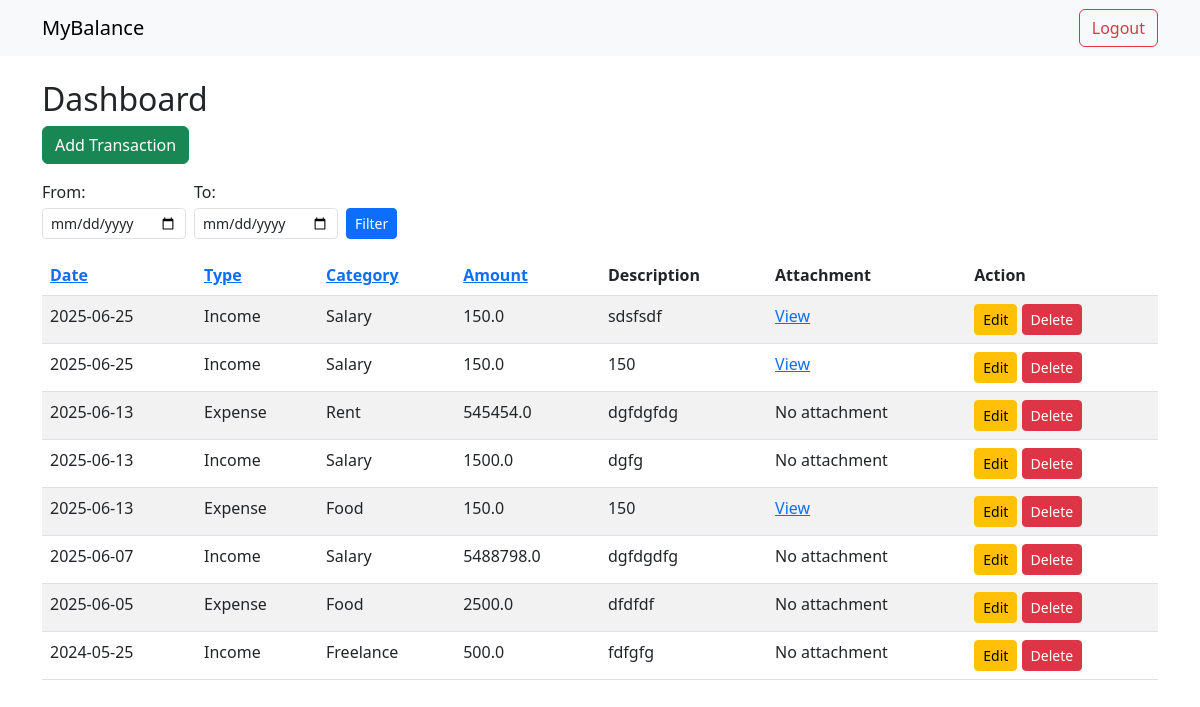
The app's page /dashboard (signed in) with its own data.
### tables this page shows
CREATE TABLE transactions (
              id INTEGER PRIMARY KEY AUTOINCREMENT,
              user_id INTEGER,
              date TEXT,
              type TEXT,
              category TEXT,
              amount REAL,
              description TEXT, attachment TEXT,
              FOREIGN KEY(user_id) REFERENCES users(id)
              );

### app.py (the view)
@app.route('/dashboard')
def dashboard():
        if 'user_id' not in session:
            return redirect(url_for('login'))
        sort_by=request.args.get('sort_by','date')
        order=request.args.get('order','desc')
        if sort_by not in ['date','type','amount', 'category']:
             sort_by='date'
        if order not in ['asc', 'desc']:
             order='desc'
        date_from=request.args.get('from')
        date_to=request.args.get('to')
        query='''
            SELECT id, date, type, category, amount, description, attachment
            FROM transactions
            WHERE user_id=?
        '''
        params=[session['user_id']]
        if date_from:
             query+=" AND date>=?"
             params.append(date_from)
        if date_to:
             query+=" AND date<=?"
             params.append(date_to)
        query+= f"ORDER BY {sort_by} {order}"
        conn=get_db_conn()
        c=conn.cursor()
        c.execute(query, tuple(params))
        transactions=c.fetchall()
        conn.close()
        return render_template('dashboard.html', transactions=transactions, sort_by=sort_by, order=order, date_from=date_from, date_to=date_to)

### app.py (called while the page is built)
def get_db_conn():
     conn=sqlite3.connect(DATABASE)
     conn.row_factory=sqlite3.Row
     return conn

### templates/dashboard.html (shortened to what this page needs)
{% extends 'base.html' %}
{% block content %}
<h2>Dashboard</h2>
<a href="{{ url_for('add') }}" class="btn btn-success mb-3">Add Transaction</a>
<form method="get" class="d-flex align-items-end gap-2 mb-3" style="flex-wrap: wrap; max-width: 600px;">
    <div class="col-auto">
        <label for="from" class="form-label mb-1">From:</label>
        <input type="date" name="from" id="from" class="form-control form-control-sm" value="{{ date_from or ''}}">
    </div>
    <div class="col-auto">
        <label for="to" class="form-label mb-1">To:</label>
        <input type="date" name="to" id="to" class="form-control form-control-sm" value="{{ date_to or ''}}">
    </div>
    <div class="col-auto">
        <button type="submit" class="btn btn-sm btn-primary">Filter</button>
    </div>
</form>
<table class="table table-striped">
    <thead>
        <tr>
            <th><a href="{{ url_for('dashboard',sort_by='date', order='asc' if sort_by!='date' or order=='desc' else 'desc' ) }}">Date</a></th>
            <th><a href="{{ url_for('dashboard', sort_by='type', order='asc' if sort_by!='type' or order=='desc' else 'desc')}}">Type</a></th>
            <th><a href="{{ url_for ('dashboard', sort_by='category', order='asc' if sort_by!='category' or order=='desc' else 'desc')}}">Category</a></th>
            <th><a href ="{{ url_for('dashboard', sort_by='amount', order='asc' if sort_by!='amount' or order=='desc' else 'desc')}}">Amount</a></th>
            <th>Description</th>
            <th>Attachment</th>
            <th>Action</th>
        </tr>
    </thead>
    <tbody>
        {% for t in transactions %}
        <tr>
            <td>{{ t['date'] }}</td>
            <td>{{ t['type'] }}</td>
            <td>{{ t['category'] }}</td>
            <td>{{ t['amount'] }}</td>
            <td>{{ t['description'] }}</td>
            <td>
                {% if  t['attachment']%}
                    <a href="{{ url_for('static', filename='uploads/'+t['attachment'])}}" target="_blank">View</a>
                {% else %}
                    No attachment
                {% endif %}
               </td>
            <td >
                <a href="{{url_for('amend', id=t['id'])}}" class="btn btn-sm btn-warning">Edit</a>
                <a href="{{ url_for('confirm_delete', id=t['id'])}}" class="btn btn-sm btn-danger">Delete</a>
            </td>
        </tr>
        {% endfor %}
    </tbody>
</table>
{% endblock %}

### templates/base.html (shortened to what this page needs)
<!doctype html>
<html lang="en">
<head>
    <link href="https://cdn.jsdelivr.net/npm/bootstrap@5.3.0/dist/css/bootstrap.min.css" rel="stylesheet">
</head>
<body>
<nav class="navbar navbar-expand-lg navbar-light bg-light mb-4">
    <div class="container">
        <a class="navbar-brand" href="{{ url_for('home') }}">MyBalance</a>
        <div>
            {% if 'user_id' in session %}
                <a class="btn btn-outline-danger" href="{{ url_for('logout') }}">Logout</a>
            {% else %}
                <a class="btn btn-outline-primary" href="{{ url_for('login') }}">Login</a>
                <a class="btn btn-outline-success" href="{{ url_for('register') }}">Register</a>
            {% endif %}
        </div>
    </div>
</nav>
<div class="container">
    {% block content %}{% endblock %}
</div>
</body>
</html>

### records on screen
transactions: date "2025-06-25", type "Income", category "Salary", amount "150.0", description "sdsfsdf"
transactions: date "2025-06-25", type "Income", category "Salary", amount "150.0", description "150"
transactions: date "2025-06-13", type "Expense", category "Rent", amount "545454.0", description "dgfdgfdg", shows "No attachment"
transactions: date "2025-06-13", type "Income", category "Salary", amount "1500.0", description "dgfg", shows "No attachment"
transactions: date "2025-06-13", type "Expense", category "Food", amount "150.0", description "150"
transactions: date "2025-06-07", type "Income", category "Salary", amount "5488798.0", description "dgfdgdfg", shows "No attachment"
transactions: date "2025-06-05", type "Expense", category "Food", amount "2500.0", description "dfdfdf", shows "No attachment"
transactions: date "2024-05-25", type "Income", category "Freelance", amount "500.0", description "fdfgfg", shows "No attachment"
